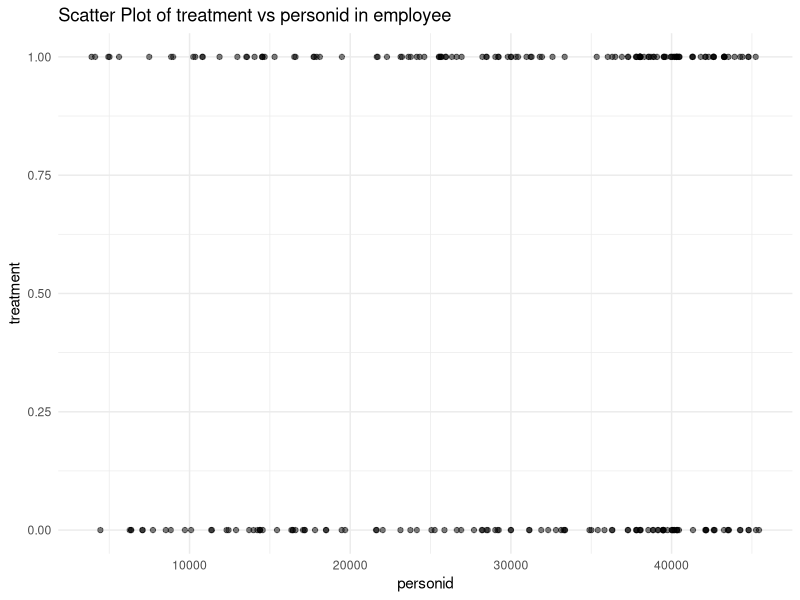
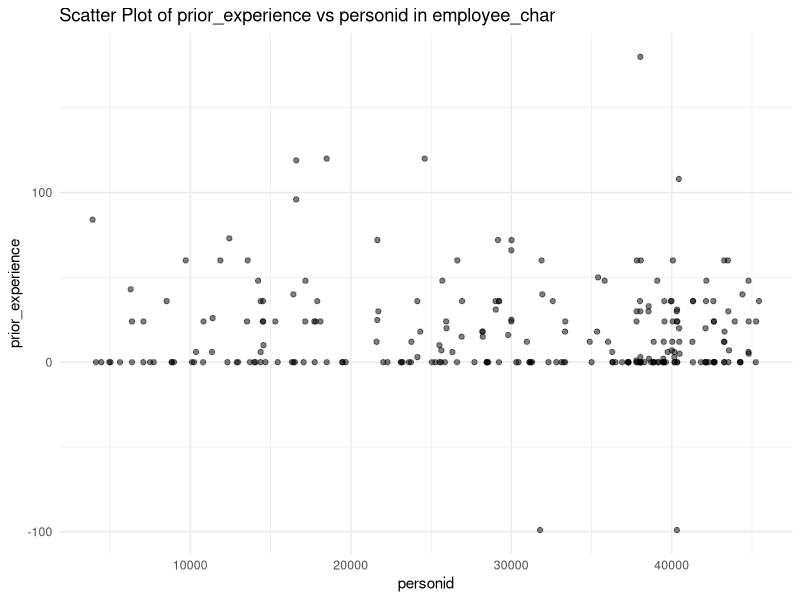
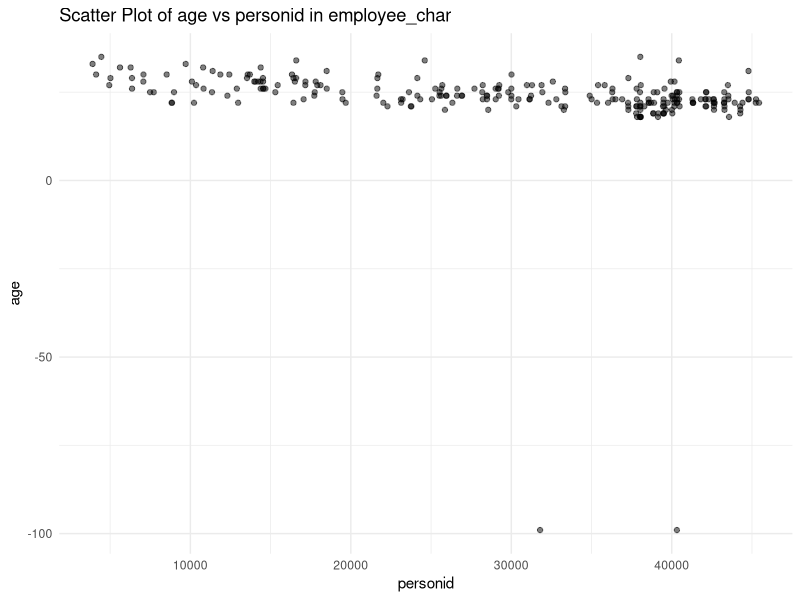
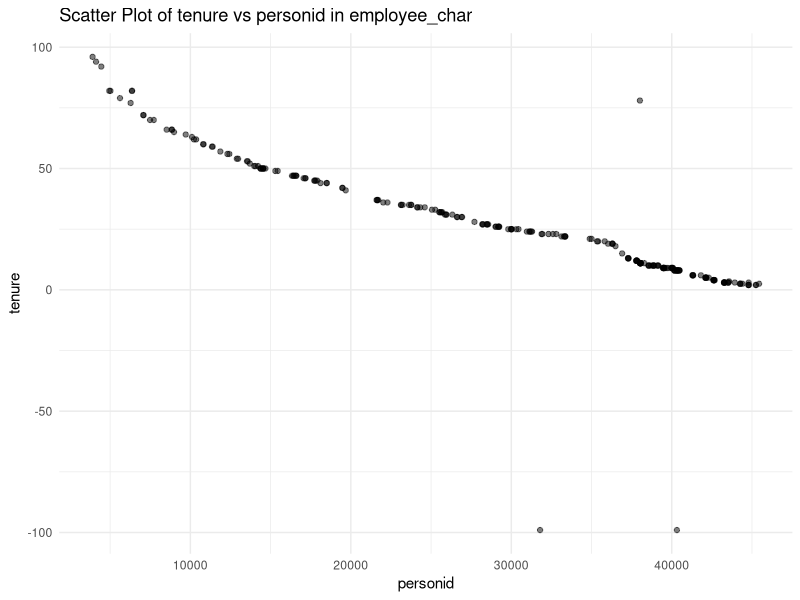
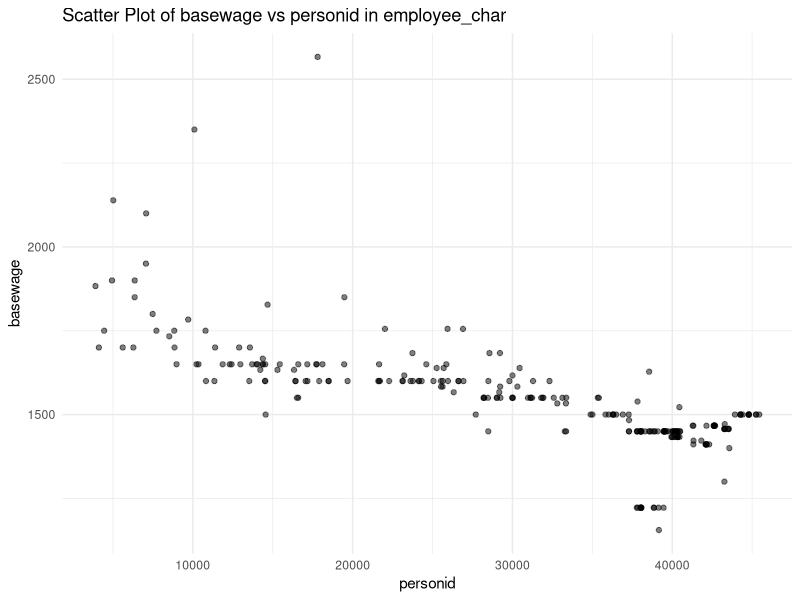
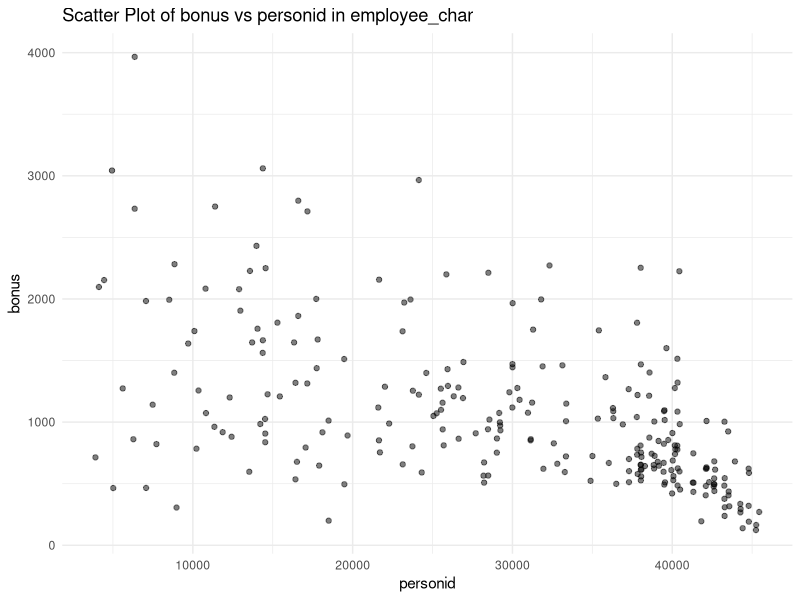
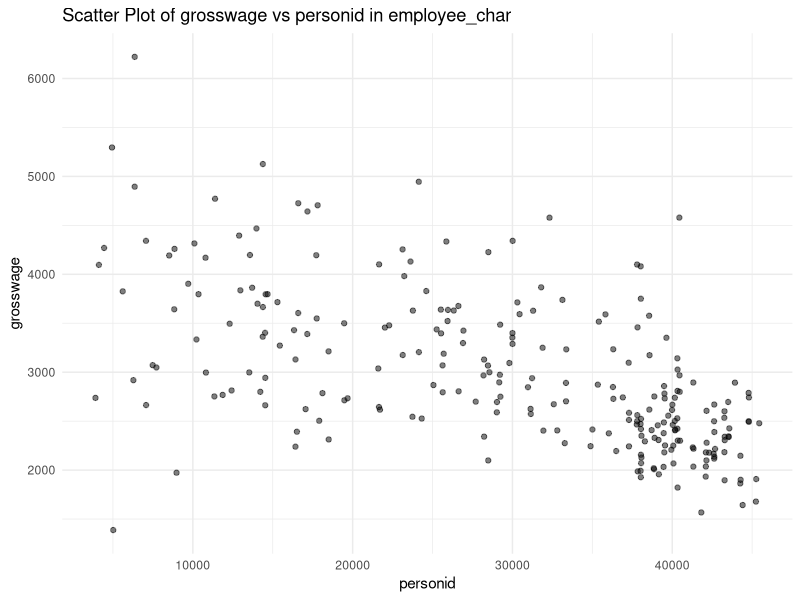
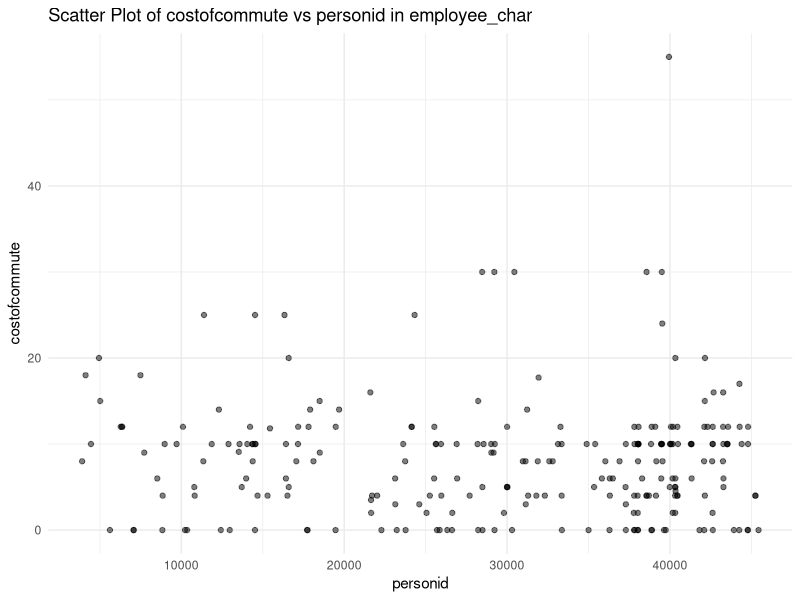

The R source for these figures, in order:
## ---- chunk 1
knitr::opts_chunk$set(echo = TRUE)
library(haven)
library(ggplot2)
library(dplyr)
## ---- chunk 2
employee <- read_dta("EmployeeStatus.dta")
employee_char <- read_dta("EmployeeCharacteristics.dta")
quits <- read_dta("Quits.dta")
quits_d <- read_dta("QuitDate.dta")
attitude <- read_dta("Attitudes.dta")
performance_p <- read_dta("Performance_Panel.dta")
performance <- read_dta("Performance.dta")
# create a list for all 7 datasets
data_list <- list(
  employee = employee,
  employee_char = employee_char,
  quits = quits,
  quits_d = quits_d,
  attitude = attitude, 
  performance_p = performance_p,
  performance = performance
)
## ---- chunk 3
# loop through and show summary of all 7 datasets
for (dataset_name in names(data_list)) {
  cat(dataset_name, ":\n")
  print(summary(data_list[[dataset_name]]))
  cat("\n")
}
## ---- chunk 4
plot_scatter_first_column <- function(data, dataset_name) {
  numeric_vars <- sapply(data, is.numeric)
  numeric_names <- names(data)[numeric_vars]

  if (length(numeric_names) > 1) {
    x_axis <- numeric_names[1]  # use personid as the x-axis
    
    for (y_axis in numeric_names[-1]) {
      plot <- ggplot(data, aes_string(x = x_axis, y = y_axis)) +
        geom_point(alpha = 0.5) + 
        labs(title = paste("Scatter Plot of", y_axis, "vs", x_axis, "in", dataset_name),
             x = x_axis, y = y_axis) +
        theme_minimal()
      
      print(plot) 
    }
  } else {
    cat("No enough numeric variables.")
  }
}
# loop through each dataset and generate plots
for (dataset_name in names(data_list)) {
  cat("Generating plots for", dataset_name, "\n")
  plot_scatter_first_column(data_list[[dataset_name]], dataset_name)
}

## ---- chunk 5
# dataset2. employee_char
data_list[[2]] <- data_list[[2]] %>%
  mutate(
    prior_experience = if_else(prior_experience < 0, NA, prior_experience),
    age = if_else(age < 0, NA, age),
    tenure = if_else(tenure < 0, NA, tenure)
  )
summary(data_list[[2]]) # double check the summary

# dataset6. performance_p
data_list[[6]] <- data_list[[6]] %>%
  mutate(
    performance_score = ifelse(performance_score > 100, NA, performance_score),
    total_monthly_calls = ifelse(total_monthly_calls < 0, NA, total_monthly_calls),
    calls_per_hour = ifelse(calls_per_hour > 100, NA, calls_per_hour)
  )
summary(data_list[[6]])

# dataset7. performance
data_list[[7]] <- data_list[[7]] %>%
  mutate(
    performance_score = if_else(performance_score > 100, NA, performance_score),
    total_monthly_calls = if_else(total_monthly_calls < 0, NA, total_monthly_calls),
    calls_per_hour = if_else(calls_per_hour > 35, NA, calls_per_hour)
  )
summary(data_list[[7]])

## ---- chunk 6
# merge two datasets, employee and attitude
satis_lev <- inner_join(data_list[[1]], data_list[[5]], by = "personid")
sorted_satis_level <- arrange(satis_lev, personid)
head(sorted_satis_level) # preview the data

# create dummy variables and interaction terms
sorted_satis_level1 <- sorted_satis_level %>%
  mutate(time1 = as.numeric(surveyno == 1),
         time2 = as.numeric(surveyno == 2),
         time3 = as.numeric(surveyno == 3),
         time4 = as.numeric(surveyno == 4),
         time5 = as.numeric(surveyno == 5)) %>%
  mutate(time1_treat = time1 * treatment,
         time2_treat = time2 * treatment,
         time3_treat = time3 * treatment,
         time4_treat = time4 * treatment,
         time5_treat = time5 * treatment)
# run the OLS regression
model1 <- lm(satisfaction ~ time1_treat + time2_treat + time3_treat + time4_treat + time5_treat, data = sorted_satis_level1)
summary(model1)

## ---- chunk 7
# merge three datasets, employee, employee_char and performance
performance <- data_list[[1]] %>%
  left_join(data_list[[2]], by = "personid") %>%
  left_join(data_list[[7]], by = "personid") %>%
  arrange(performance)
head(performance) # preview the data

# create an interaction variable
performance$post_treatment <- performance$post * performance$treatment

# run OLS regression
model2 <- lm(performance_score ~ prior_experience + age + tenure + bonus + post_treatment, data = performance)
summary(model2)
## ---- chunk 8
# merge three datasets, employee, employee_char and quits
retention <- data_list[[1]] %>%
  left_join(data_list[[2]], by = "personid") %>%
  left_join(data_list[[3]], by = "personid")

# Sort by personid in ascending order
sorted_retention <- retention %>%
  arrange(personid)
head(sorted_retention) # preview the data

# conduct a logistic regression
model3 <- glm(quitjob ~  treatment + prior_experience + age + tenure + basewage + bonus + grosswage + costofcommute + rental + male + married + high_school, data = sorted_retention, family = binomial)
summary(model3)
